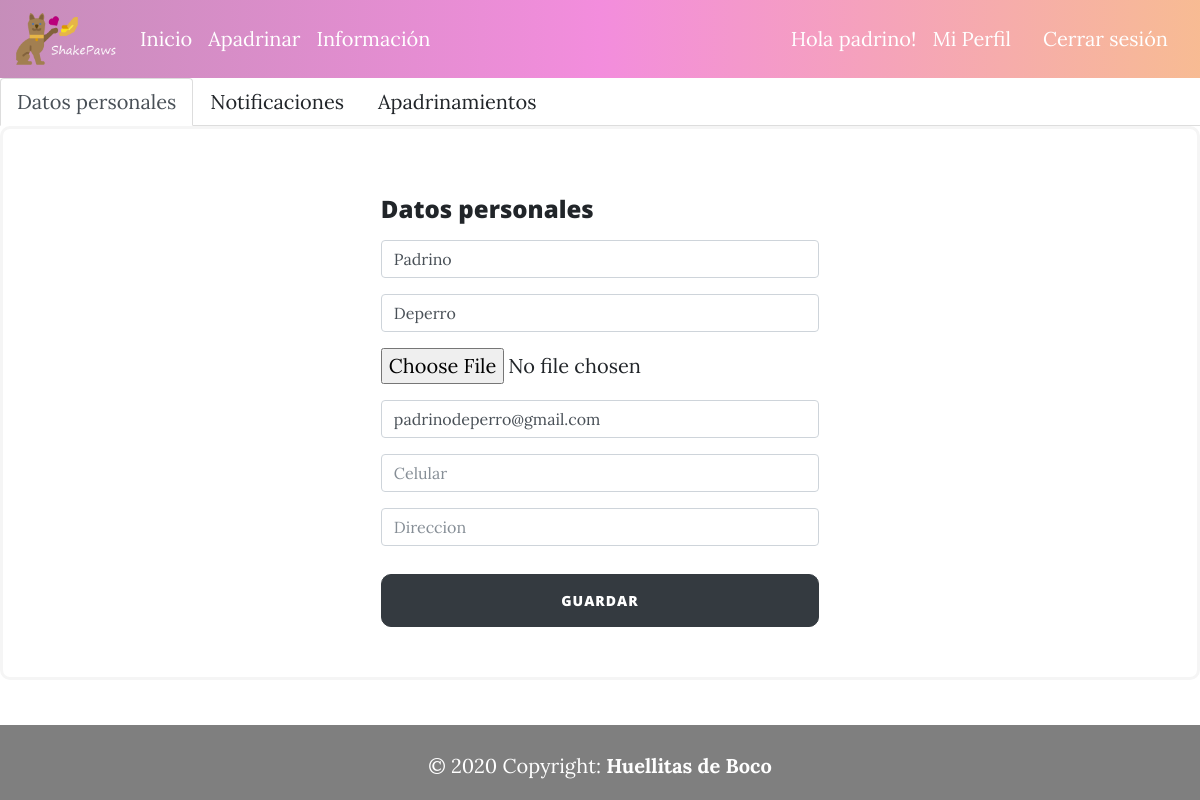
Page /accounts/perfil-padrino/ (signed in) on the earlier database version.
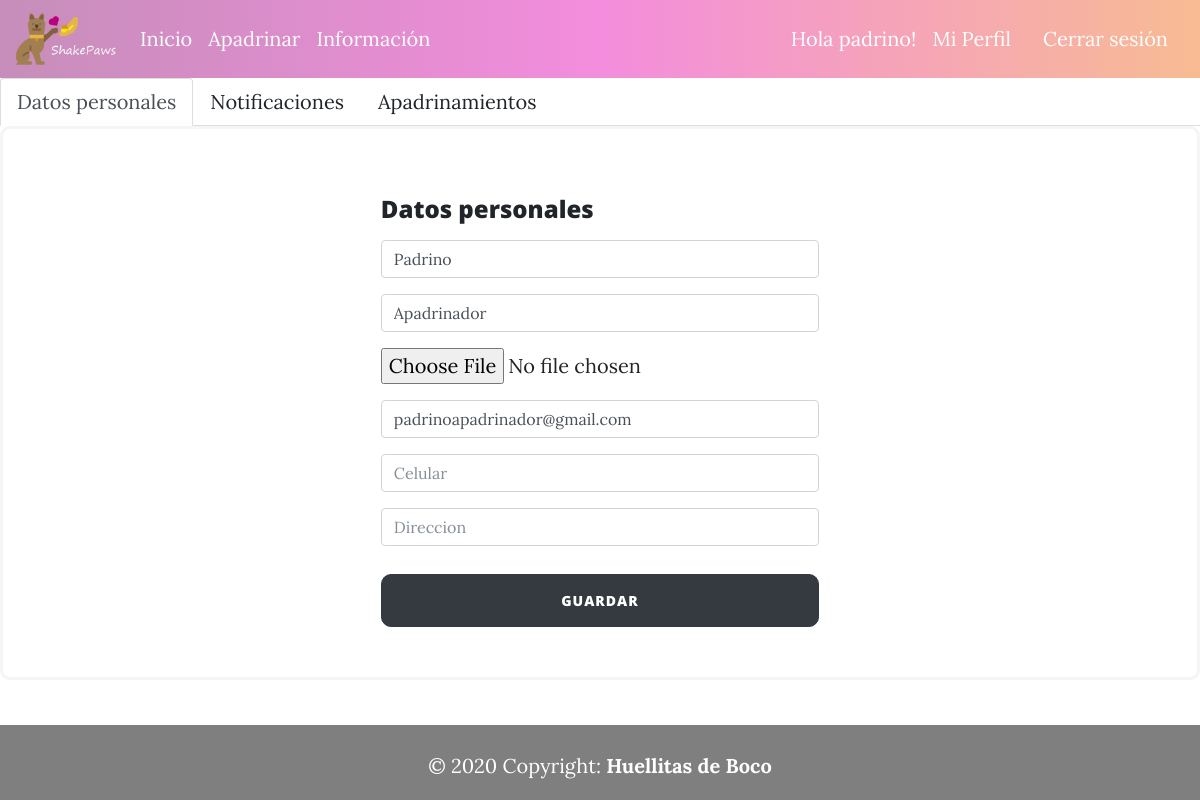
Same page on the later database version.
### registration/models.py (models this page shows, shortened)
class Profile(models.Model):
    user = models.OneToOneField(User, on_delete=models.CASCADE)
    image = models.ImageField(verbose_name = "Imagen", upload_to = "Perfiles", null=True, blank=True)
    fname = models.CharField(max_length = 50, verbose_name = "Nombre")
    lname = models.CharField(max_length = 50, verbose_name = "Apellido")
    email = models.EmailField(verbose_name = "E-mail")
    phone = models.CharField(max_length = 50, verbose_name = "Celular", blank=True)
    address = models.CharField(max_length = 50, verbose_name = "Direccion", blank=True)
    role = models.CharField(max_length = 50, verbose_name = "Cargo", blank=True)
    sponsorsToAnimals = models.ManyToManyField(Animal, through = "Profile_animal" , verbose_name = "ApadrinamientosAAnimales")
    class Meta:
        verbose_name = "Perfil"
        verbose_name_plural = "Perfiles"
        ordering = ['user__username']

### registration/views.py (the view, shortened to what this page needs)
# urls.py: path('perfil-padrino/', ProfileUpdate.as_view() , name = "perfil-padrino"),
@method_decorator(login_required, name='dispatch')
class ProfileUpdate(UpdateView):
    form_class = ProfileForm
    template_name = 'registration/profile.html'
    def get_object(self):
        profile, created = Profile.objects.get_or_create(user=self.request.user)
        return profile

### registration/forms.py
class ProfileForm(forms.ModelForm):
    class Meta:
        model = Profile
        fields = ['fname', 'lname', 'email', 'image', 'phone', 'address', 'role']
        widgets = {
            'fname': forms.TextInput(attrs={'class':'form-control','placeholder':'Nombre',}),
            'lname': forms.TextInput(attrs={'class':'form-control','placeholder':'Apellido'}),
            'email': forms.TextInput(attrs={'class':'form-control','placeholder':'E-mail'}),
            'image': forms.ClearableFileInput(attrs={'class':'form-control-file','placeholder':'Foto'}),
            'phone': forms.TextInput(attrs={'class':'form-control','placeholder':'Celular'}),
            'address': forms.TextInput(attrs={'class':'form-control','placeholder':'Direccion'}),
            'role': forms.TextInput(attrs={'class':'form-control','placeholder':'Cargo'}),
        }

### registration/templates/registration/profile.html (shortened to what this page needs)
{% extends 'core/base.html' %}
{% block content %}
{% if request.user.is_staff %}
{% else %}
<ul class="nav nav-tabs">
  <li class="nav-item">
    <a class="nav-link active" href="{% url 'perfil-padrino' %}">Datos personales</a>
  </li>
  <li class="nav-item">
    <a class="nav-link" href="{% url 'notificaciones' %}">Notificaciones</a>
  </li>
  <li class="nav-item">
    <a class="nav-link" href="{% url 'apadrinamientos' %}">Apadrinamientos</a>
  </li>
</ul>
{% endif %}
<div class="container-fluid"  id="form_div">
    <div class ="row justify-content-around">
        <div class="col col-md-5 align-self-start mt-3">
            <h4>Datos personales</h4>
            <form action="" method="post" enctype="multipart/form-data">{% csrf_token %}
              <div class="mt-3">{{ form.fname }}</div>
                <div class="mt-3">{{ form.lname }}</div>
                <div class="mt-3">{{ form.image }}</div>
                <div class="mt-3">{{ form.email }}</div>
                <div class="mt-3">{{ form.phone }}</div>
                <div class="mt-3">{{ form.address }}</div>
                <div class="text-center mt-4">
                    <input type="submit"  class="btn btn-dark btncard" value="Guardar" />
                </div>
            </form>
        </div>
    </div>
  </div>
{% endblock %}

Differences in the rows shown:
changed Profile "Padrino": lname "Deperro" → "Apadrinador"; email "padrinodeperro@gmail.com" → "padrinoapadrinador@gmail.com"
